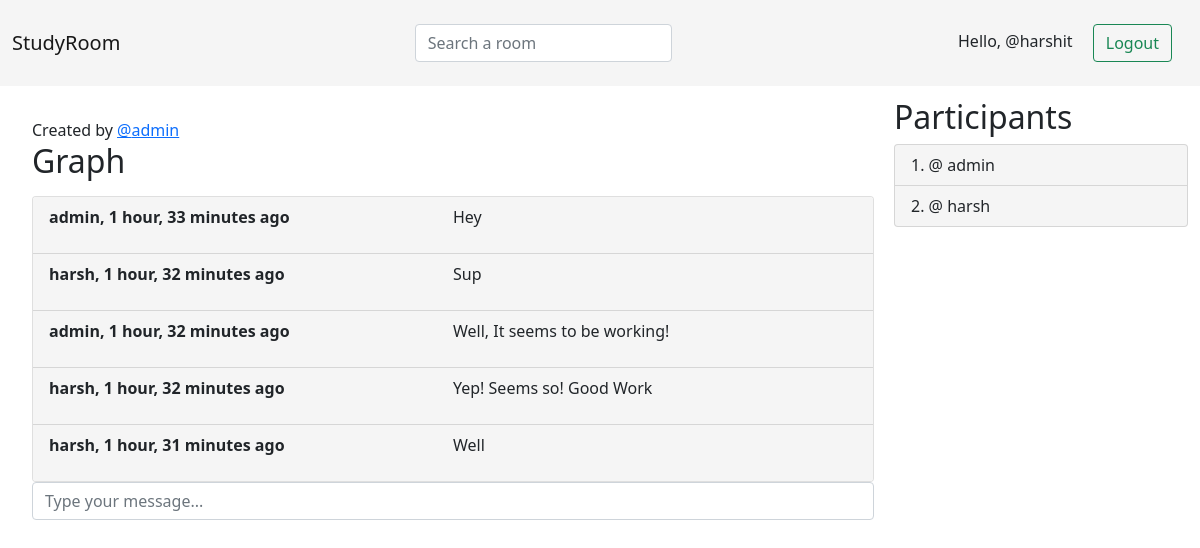
Page /room/4 (signed in) on the committed database.
### base/models.py (models this page shows, shortened)
class Room(models.Model):
    host = models.ForeignKey(User, on_delete=models.SET_NULL, null=True)
    topic = models.ForeignKey(Topic, on_delete=models.SET_NULL, null=True)
    name = models.CharField(max_length=200, unique=True)
    description = models.TextField(null=True, blank=True)
    updated_at = models.DateTimeField(auto_now=True)
    created_at = models.DateTimeField(auto_now_add=True)
    participants = models.ManyToManyField(User, related_name='participants')

class Message(models.Model):
    user = models.ForeignKey(User, on_delete=models.CASCADE)
    room = models.ForeignKey(Room, on_delete=models.CASCADE)
    body = models.TextField()
    updated_at = models.DateTimeField(auto_now=True)
    created_at = models.DateTimeField(auto_now_add=True)

### base/views.py (the view, shortened to what this page needs)
# urls.py: path('room/<str:pk>', views.room_view, name="room"),
def room_view(request, pk):
    room = Room.objects.get(id=pk)
    participants = room.participants.all()
    messages = room.message_set.all().order_by('created_at')
    context = {
        'room': room,
        'messages': messages,
        'participants': participants,
        'room_id': room.id
    }
    return render(request, 'base/room.html', context)

### base/templates/base/room.html (shortened to what this page needs)
{% extends 'base.html' %}
{% block content %}
<div class="room-container">
    <div class="message-box">
        <div>
            <span> Created by
                <a href="{% url 'user-profile' room.host.id %}">
                    @{{ room.host }}
                </a>
            </span>
            <h2>{{ room.name }}</h2>
        </div>
        <div class="card">
            <ul class="list-group list-group-flush" id='chat-log'>
                {% for message in messages %}
                <li class="list-group-item">
                    <div class="left">
                        <b>
                            <span>{{ message.user }}, {{ message.created_at|timesince }} ago </span>
                        </b>
                    </div>
                    <p>
                        {{message.body}}
                    </p>
                </li>
                {% endfor %}
            </ul>
        </div>
        {% if request.user.is_authenticated %}
        <form id="chat-form">
            <input id="chat-message-input" class="form-control me-2" type="text" name="message-input"
                placeholder="Type your message...">
        </form>
        {% endif %}
    </div>
    <div>
        <h2>Participants</h2>
        <ol class="list-group list-group-numbered">
            {% for participant in participants %}
            <li class="list-group-item">@ {{participant.username}}</li>
            {% endfor %}
        </ol>
    </div>
</div>
{% endblock %}

### templates/navbar.html
<nav class="navbar navbar-light">
    <div class="container-fluid">
        <a class="navbar-brand" href="{% url 'home' %}">StudyRoom</a>
        {% if request.user.is_authenticated %}
        <form class="d-flex" action="{% url 'home' %}">
            <input class="form-control me-2" type="text" placeholder="Search a room" aria-label="Search" name="q">
        </form>
        <div>
            Hello, @{{ request.user.username }}
            <a class="btn btn-outline-success" href="{% url 'logout' %}">Logout</a>
            {% else %}
            <div>
                <a class="btn btn-outline-success" href="{% url 'login' %}">Login</a>
                <a class="btn btn-outline-success" href="{% url 'register' %}">Register</a>
            </div>
            {% endif %}
        </div>
    </div>
</nav>

### static/css/style.css (style rules this page uses)
.navbar { background-color: whitesmoke; }
.left { float: left; width: 50%; }
.btn { margin: 16px; }
.list-group-item { background-color: whitesmoke; }
.room-container { margin: 12px; display: grid; grid-template-columns: 3fr 1fr; }
.message-box { margin: 20px; }

### rows in the picture
Room: host "admin", name "Graph"
Message: user "admin", created_at "1 hour, 33 minutes", body "Hey"
Message: user "harsh", created_at "1 hour, 32 minutes", body "Sup"
Message: user "admin", created_at "1 hour, 32 minutes", body "Well, It seems to be working!"
Message: user "harsh", created_at "1 hour, 32 minutes", body "Yep! Seems so! Good Work"
Message: user "harsh", created_at "1 hour, 31 minutes", body "Well"

### other values in the picture
{{ request.user.username }} "harshit"
{{ participant.username }} "admin"
{{ participant.username }} "harsh"
